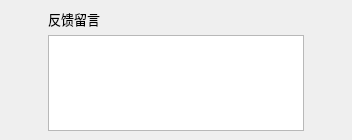
         <widget class="QWidget" name="widget_information_feedback_text" native="true">
          <property name="minimumSize">
           <size>
            <width>0</width>
            <height>140</height>
           </size>
          </property>
          <property name="maximumSize">
           <size>
            <width>16777215</width>
            <height>140</height>
           </size>
          </property>
          <property name="styleSheet">
           <string notr="true"/>
          </property>
          <layout class="QHBoxLayout" name="horizontalLayout_17">
           <property name="leftMargin">
            <number>30</number>
           </property>
           <property name="topMargin">
            <number>0</number>
           </property>
           <property name="rightMargin">
            <number>30</number>
           </property>
           <property name="bottomMargin">
            <number>0</number>
           </property>
           <item>
            <widget class="QWidget" name="widget_information_feedback_text_border" native="true">
             <property name="styleSheet">
              <string notr="true">QWidget#widget_start_and_finish_time_2{
border: 2px solid #8f8f91;}</string>
             </property>
             <layout class="QHBoxLayout" name="horizontalLayout_21">
              <property name="topMargin">
               <number>0</number>
              </property>
              <property name="bottomMargin">
               <number>0</number>
              </property>
              <item>
               <widget class="QWidget" name="widget_information_feedback_text_inside" native="true">
                <layout class="QVBoxLayout" name="verticalLayout_10">
                 <item>
                  <widget class="QLabel" name="label_information_feedback_text_sign">
                   <property name="minimumSize">
                    <size>
                     <width>80</width>
                     <height>0</height>
                    </size>
                   </property>
                   <property name="maximumSize">
                    <size>
                     <width>80</width>
                     <height>16777215</height>
                    </size>
                   </property>
                   <property name="font">
                    <font>
                     <family>微软雅黑</family>
                     <pointsize>10</pointsize>
                    </font>
                   </property>
                   <property name="styleSheet">
                    <string notr="true">/*QLabel { 
    border-radius: 8px; 
    min-width: 120px;
    min-height: 40px;
	background-color: rgb(216, 255, 164);
	color: rgb(0, 85, 255);
	font: 75 10pt &quot;微软雅黑&quot;;
 }*/</string>
                   </property>
                   <property name="text">
                    <string>反馈留言</string>
                   </property>
                  </widget>
                 </item>
                 <item>
                  <widget class="QTextEdit" name="QTextEdit_information_feedback_text"/>
                 </item>
                </layout>
               </widget>
              </item>
             </layout>
            </widget>
           </item>
          </layout>
         </widget>
